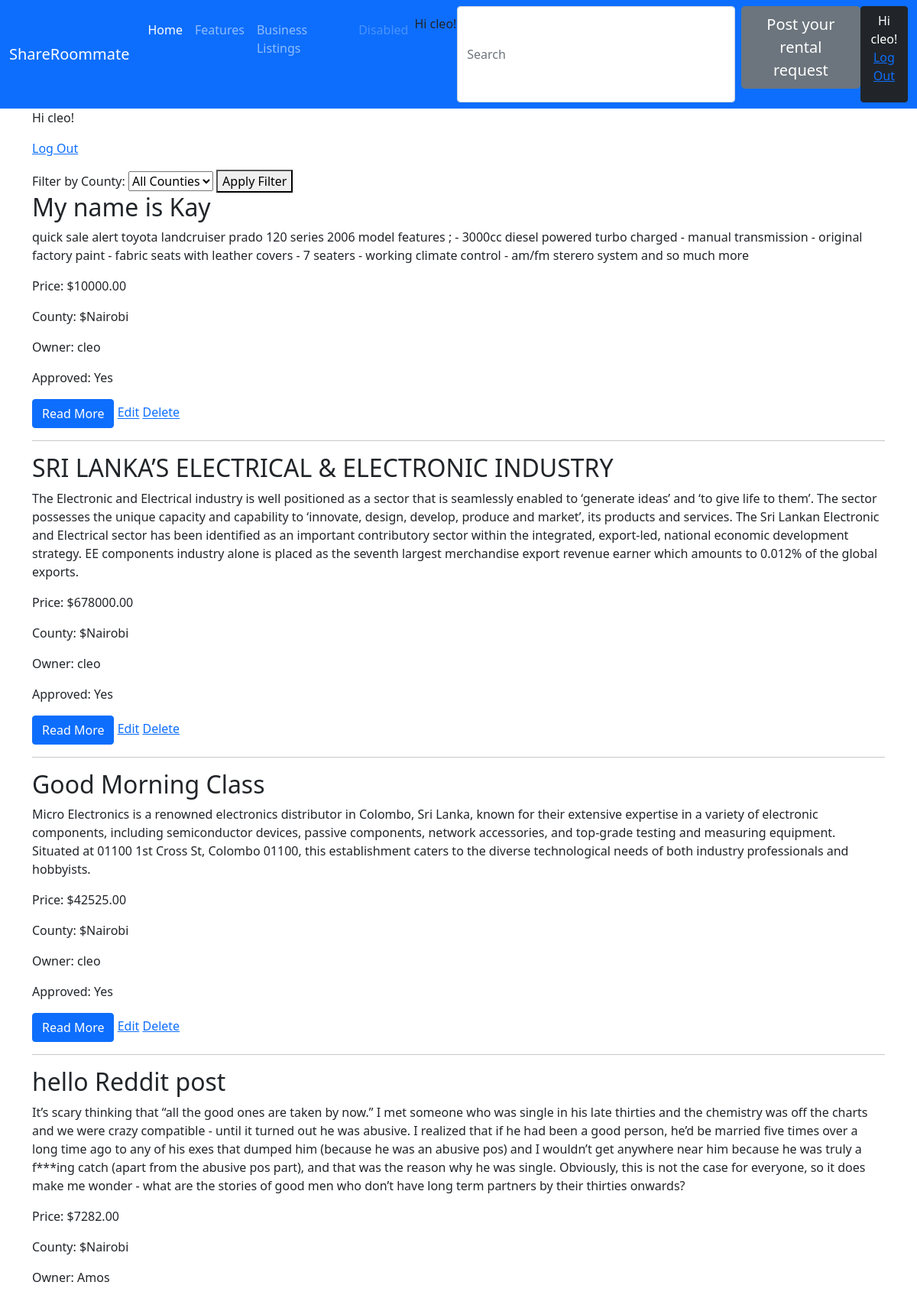
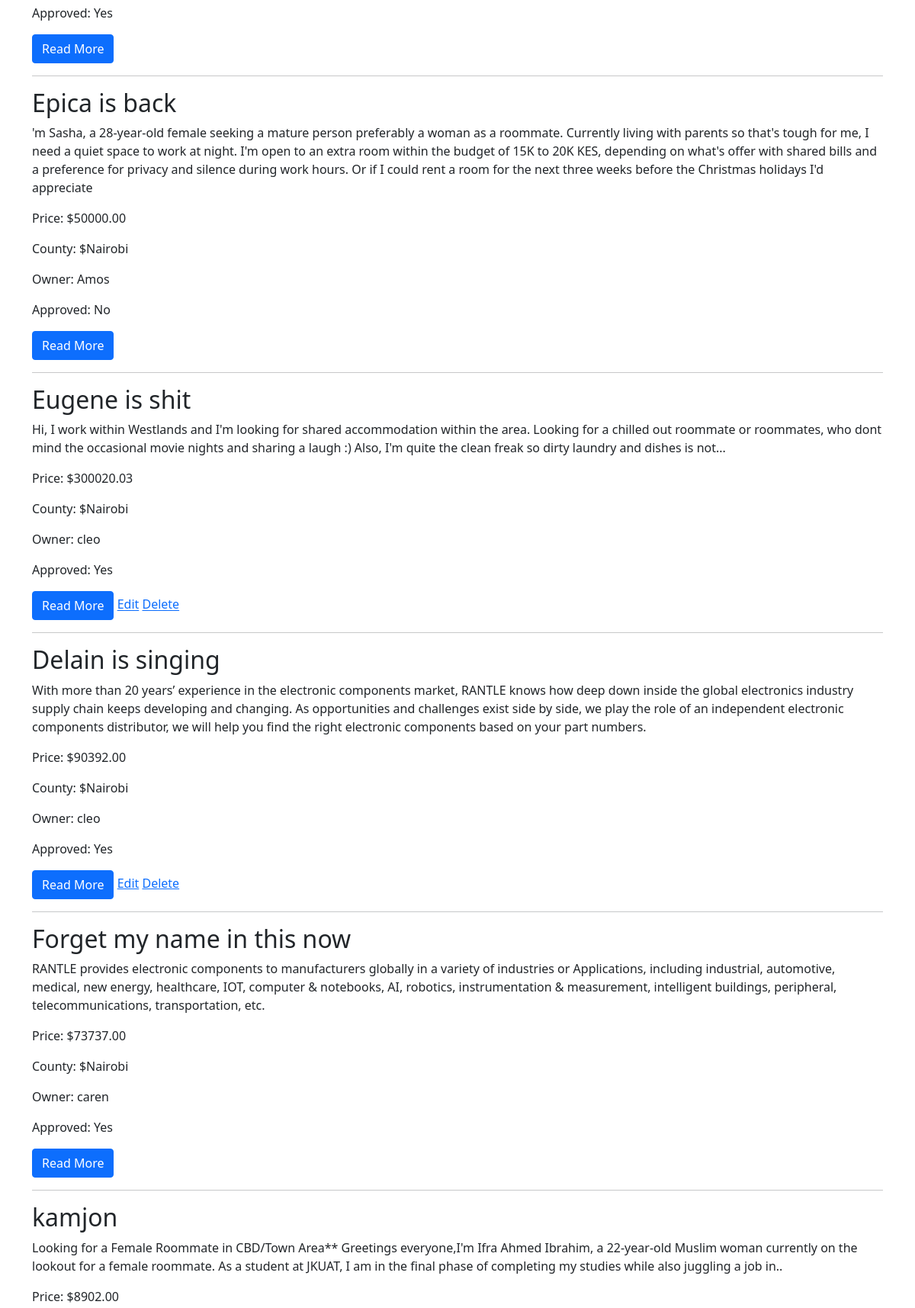
The app's page / (signed in, upper part) with its own data (2 pictures, top to bottom).
### listings/models.py (models this page shows, shortened)
class Item(models.Model):
    BUSINESS = 'business'
    RESIDENTIAL = 'residential'
    LISTING_CHOICES = [
        (BUSINESS, 'Business'),
        (RESIDENTIAL, 'Residential'),
    ]
    COUNTY_CHOICES = [
        ('Nairobi', 'Nairobi'),
        ('Mombasa', 'Mombasa'),
    ]
    title = models.CharField(max_length=255)
    county = models.CharField(max_length=50, choices=COUNTY_CHOICES)  # Up
    type = models.CharField(max_length=20, choices=LISTING_CHOICES,default=RESIDENTIAL)
    description = models.TextField()
    price = models.DecimalField(max_digits=10, decimal_places=2)
    created_at = models.DateTimeField(auto_now_add=True)
    updated_at = models.DateTimeField(auto_now=True)
    owner = models.ForeignKey(User, on_delete=models.CASCADE)
    approved = models.BooleanField(default=False)  # New field

### listings/views.py (the view)
# urls.py: path('', item_list, name='item_list'),
def item_list(request):
    if request.user.is_authenticated and request.user.is_staff:
        items = Item.objects.all()
    else:
        items = Item.objects.filter(approved=True)
    for item in items:
        item.is_owner = item.owner == request.user if request.user.is_authenticated else False
    county_filter = request.GET.get('county')
    if county_filter:
        items = items.filter(county=county_filter)
    page = request.GET.get('page', 1)
    paginator = Paginator(items, 10)  # Show 10 items per page
    try:
        items = paginator.page(page)
    except PageNotAnInteger:
        items = paginator.page(1)
    except EmptyPage:
        items = paginator.page(paginator.num_pages)
    return render(request, 'listings/item_list.html', {'items': items})

### listings/templates/listings/item_list.html (shortened to what this page needs)
{% extends "base.html" %}
{% block content %}
                    <p> {% if user.is_authenticated %}
  Hi {{ user.username }}!
<p><a href="{% url 'logout' %}">Log Out</a></p>
{% else %}
  <div class="alert alert-info" role="alert">
  You are not Logged!
</div>
{% endif %}
    <form action="{% url 'item_list' %}" method="GET">
        <label for="county-filter">Filter by County:</label>
        <select name="county" id="county-filter">
            <option value="">All Counties</option>
        </select>
        <button type="submit">Apply Filter</button>
    </form>
{% for item in items %}
    <h2>{{ item.title }}</h2>
    <p>{{ item.description }}</p>
    <p>Price: ${{ item.price }}</p>
 <p>County: ${{ item.county }}</p>
    <p>Owner: {{ item.owner.username }}</p>
    <p>Approved: {% if item.approved %}Yes{% else %}No{% endif %}</p>
<a href="{% url 'read_more' item.pk %}"><button class="btn btn-primary">Read More</button></a>
    {% if item.is_owner %}
        <a href="{% url 'edit_item' item.pk %}">Edit</a>
        <a href="{% url 'delete_item' item.pk %}">Delete</a>
    {% endif %}
    <hr>
{% endfor %}
{%endblock%}

### Templates/base.html (shortened to what this page needs)
<!doctype html>
<html lang="en">
<head>
    <link href="https://cdn.jsdelivr.net/npm/bootstrap@5.0.2/dist/css/bootstrap.min.css" rel="stylesheet"
>
</head>
<body>
<nav class="navbar navbar-expand-lg navbar-dark bg-primary">
  <div class="container-fluid">
    <a class="navbar-brand" href="http://127.0.0.1:8000/">ShareRoommate</a>
    <div class="collapse navbar-collapse" id="navbarNav">
      <ul class="navbar-nav">
        <li class="nav-item">
          <a class="nav-link active" aria-current="page" href="#">Home</a>
        </li>
        <li class="nav-item">
          <a class="nav-link" href="#">Features</a>
        </li>
        <li class="nav-item">
          <a class="nav-link" href="{% url 'business_items' %}">Business Listings</a>
        </li>
        <li class="nav-item">
          <a class="nav-link disabled" href="#" tabindex="-1" aria-disabled="true">Disabled</a>
        </li>
        <li>
           <p> {% if user.is_authenticated %}
  Hi {{ user.username }}!
<p><a href="{% url 'logout' %}">Log Out</a></p>
{% else %}
  <p>You are not logged in</p>
  <a href="{% url 'login' %}">Log In</a>
                    <a href="{% url 'register' %}">Register</a>
{% endif %}
                    </p>
        </li>
      </ul>
       <form class="d-flex ms-auto order-5">
          <input class="form-control me-2" type="search" placeholder="Search" aria-label="Search">
         <a href="{% url 'post_item' %}"><button type="button"  class="btn btn-secondary btn-lg" >Post your rental request</button></a>
         <button type="button" class="btn btn-dark">{% if user.is_authenticated %}
  Hi {{ user.username }}!
<p><a href="{% url 'logout' %}">Log Out</a></p>
{% else %}
  <p>You are not logged in</p>
  <a href="{% url 'login' %}">Log In</a>
                    <a href="{% url 'register' %}">Register</a>
{% endif %}</button>
       </form>
    </div>
  </div>
</nav>
<div class="container">
 {% block content %}
{% endblock %}
</div>
</body>
</html>

### records on screen
Item: title "My name is Kay", description "quick sale alert toyota landcruiser prado 120 series 2006 model features ; - 3000cc diesel powered turbo charged - manual transmission - original factory paint - fabric seats with leather covers - 7 seaters - working climate control - am/fm sterero system and so much more", price "10000.00", county "Nairobi", owner.username "cleo", approved "Yes", shows "Edit"
Item: title "SRI LANKA’S ELECTRICAL & ELECTRONIC INDUSTRY", description "The Electronic and Electrical industry is well positioned as a sector that is seamlessly enabled to ‘generate ideas’ and ‘to give life to them’. The sector possesses the unique capacity and capability to ‘innovate, design, develop, produce and market’, its products and services. The Sri Lankan Electronic and Electrical sector has been identified as an important contributory sector within the integrated, export-led, national economic development strategy. EE components industry alone is placed as the seventh largest merchandise export revenue earner which amounts to 0.012% of the global exports.", price "678000.00", county "Nairobi", owner.username "cleo", approved "Yes", shows "Edit"
Item: title "Good Morning Class", description "Micro Electronics is a renowned electronics distributor in Colombo, Sri Lanka, known for their extensive expertise in a variety of electronic components, including semiconductor devices, passive components, network accessories, and top-grade testing and measuring equipment. Situated at 01100 1st Cross St, Colombo 01100, this establishment caters to the diverse technological needs of both industry professionals and hobbyists.", price "42525.00", county "Nairobi", owner.username "cleo", approved "Yes", shows "Edit"
Item: title "hello Reddit post", description "It’s scary thinking that “all the good ones are taken by now.” I met someone who was single in his late thirties and the chemistry was off the charts and we were crazy compatible - until it turned out he was abusive. I realized that if he had been a good person, he’d be married five times over a long time ago to any of his exes that dumped him (because he was an abusive pos) and I wouldn’t get anywhere near him because he was truly a f***ing catch (apart from the abusive pos part), and that was the reason why he was single. Obviously, this is not the case for everyone, so it does make me wonder - what are the stories of good men who don’t have long term partners by their thirties onwards?", price "7282.00", county "Nairobi", owner.username "Amos", approved "Yes"
Item: title "Epica is back", description "'m Sasha, a 28-year-old female seeking a mature person preferably a woman as a roommate. Currently living with parents so that's tough for me, I need a quiet space to work at night. I'm open to an extra room within the budget of 15K to 20K KES, depending on what's offer with shared bills and a preference for privacy and silence during work hours. Or if I could rent a room for the next three weeks before the Christmas holidays I'd appreciate", price "50000.00", county "Nairobi", owner.username "Amos", approved "No"
Item: title "Eugene is shit", description "Hi, I work within Westlands and I'm looking for shared accommodation within the area. Looking for a chilled out roommate or roommates, who dont mind the occasional movie nights and sharing a laugh :) Also, I'm quite the clean freak so dirty laundry and dishes is not...", price "300020.03", county "Nairobi", owner.username "cleo", approved "Yes", shows "Edit"
Item: title "Delain is singing", description "With more than 20 years’ experience in the electronic components market, RANTLE knows how deep down inside the global electronics industry supply chain keeps developing and changing. As opportunities and challenges exist side by side, we play the role of an independent electronic components distributor, we will help you find the right electronic components based on your part numbers.", price "90392.00", county "Nairobi", owner.username "cleo", approved "Yes", shows "Edit"
Item: title "Forget my name in this now", description "RANTLE provides electronic components to manufacturers globally in a variety of industries or Applications, including industrial, automotive, medical, new energy, healthcare, IOT, computer & notebooks, AI, robotics, instrumentation & measurement, intelligent buildings, peripheral, telecommunications, transportation, etc.", price "73737.00", county "Nairobi", owner.username "caren", approved "Yes"
Item: title "kamjon", description "Looking for a Female Roommate in CBD/Town Area** Greetings everyone,I'm Ifra Ahmed Ibrahim, a 22-year-old Muslim woman currently on the lookout for a female roommate. As a student at JKUAT, I am in the final phase of completing my studies while also juggling a job in..", price "8902.00"

### other values on screen
{{ user.username }} "cleo"
